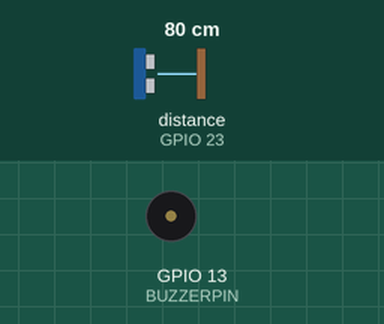
Bench run of a program on a simulated Raspberry Pi (BCM pin numbers). Parts: buzzer (waves = sounding). The inputs (shaded band) are chosen by the test bench; at power-on: distance to the obstacle (sensor on GPIO 23) 80 cm. The echo pulse lasts 58.3 µs per cm; the clock reads 2024-03-15 10:24:30 at power-on unless the program sets it; what the program prints to the terminal is not drawn.

Above: at 1.2 s.
1.3 s: distance to the obstacle (sensor on GPIO 23) set to 6 cm
2.8 s: distance to the obstacle (sensor on GPIO 23) set to 3 cm
At 3.5 s:
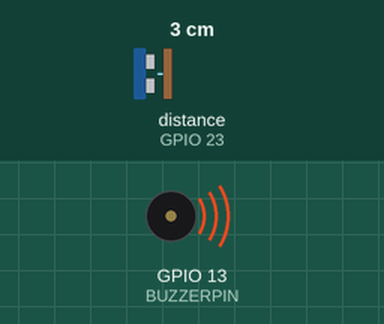
Timing chart, 0 to 10.3 s (numbered marks = the images above; inputs shaded):
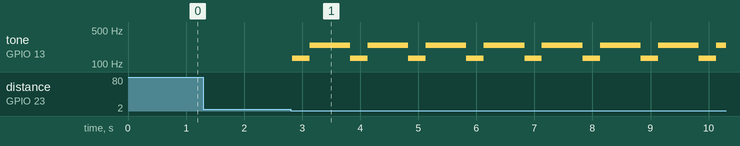

The program:

distance02.py
```python
import RPi.GPIO as GPIO
import time
# 핀번호
TRIGPIN = 22
ECHOPIN = 23
BUZZERPIN = 13
# 멜로디
music = [130, 245]

# 세팅
GPIO.setmode(GPIO.BCM)
GPIO.setup(TRIGPIN, GPIO.OUT)
GPIO.setup(ECHOPIN, GPIO.IN)
GPIO.setup(BUZZERPIN, GPIO.OUT)
buzz = GPIO.PWM(BUZZERPIN, 440)

try:
	while True:
		GPIO.output(TRIGPIN, True)
		time.sleep(0.00001)	# 10uS의 펄스 발생을 위한 딜레이
		GPIO.output(TRIGPIN, False)

		while GPIO.input(ECHOPIN)==0:
			start = time.time()	# Echo핀 상승 시간값 저장

		while GPIO.input(ECHOPIN)==1:
			stop = time.time()	# Echo핀 하강 시간값 저장

		check_time = stop - start
		distance = check_time * 34300/2
		print("Distance : %.1f cm" %distance)

		if distance <= 5.0:
			print("주의 너무 가까워용")
			buzz.start(90)
			for i in music:
				buzz.ChangeFrequency(i)
				time.sleep(0.3)
		else:
			buzz.stop()

		time.sleep(0.4)

except KeyboardInterrupt:
	print("거리 측정 완료")
	GPIO.cleanup()
```

Measured:
- the behaviour switches between 5 and 4 cm on distance to the obstacle (sensor on GPIO 23) (found by bisection; images 0 and 1)
- after the input at 1.3 s, every drawn part: stays the same
- after the input at 2.8 s, tone on GPIO 13 (BUZZERPIN): alternates 245 Hz for 0.70 s and 130 Hz for 0.30 s, starting at once
